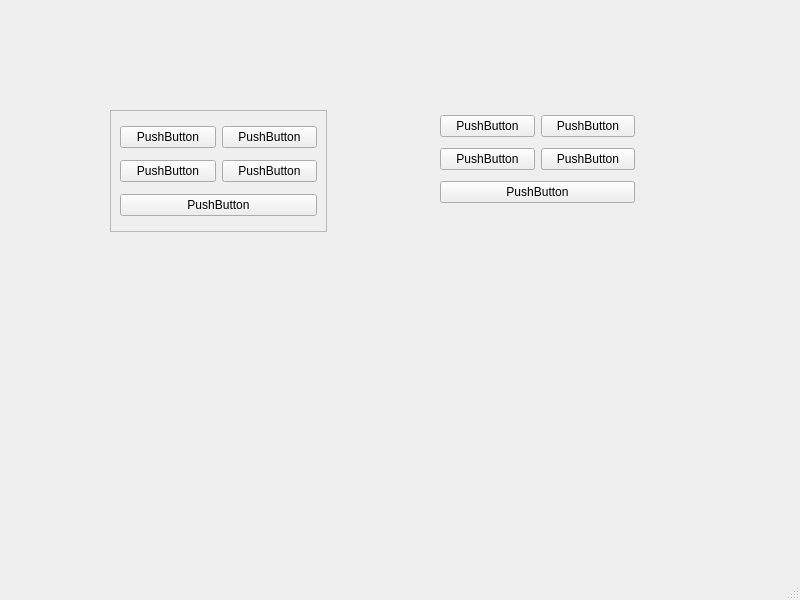
<?xml version="1.0" encoding="UTF-8"?>
<ui version="4.0">
 <class>MainWindow</class>
 <widget class="QMainWindow" name="MainWindow">
  <property name="geometry">
   <rect>
    <x>0</x>
    <y>0</y>
    <width>800</width>
    <height>600</height>
   </rect>
  </property>
  <property name="windowTitle">
   <string>MainWindow</string>
  </property>
  <widget class="QWidget" name="centralwidget">
   <widget class="QFrame" name="frame">
    <property name="geometry">
     <rect>
      <x>110</x>
      <y>110</y>
      <width>217</width>
      <height>122</height>
     </rect>
    </property>
    <property name="frameShape">
     <enum>QFrame::StyledPanel</enum>
    </property>
    <property name="frameShadow">
     <enum>QFrame::Raised</enum>
    </property>
    <layout class="QGridLayout" name="gridLayout">
     <item row="0" column="0">
      <widget class="QPushButton" name="pushButton">
       <property name="text">
        <string>PushButton</string>
       </property>
      </widget>
     </item>
     <item row="0" column="1">
      <widget class="QPushButton" name="pushButton_2">
       <property name="text">
        <string>PushButton</string>
       </property>
      </widget>
     </item>
     <item row="1" column="0">
      <widget class="QPushButton" name="pushButton_3">
       <property name="text">
        <string>PushButton</string>
       </property>
      </widget>
     </item>
     <item row="1" column="1">
      <widget class="QPushButton" name="pushButton_4">
       <property name="text">
        <string>PushButton</string>
       </property>
      </widget>
     </item>
     <item row="2" column="0" colspan="2">
      <widget class="QPushButton" name="pushButton_5">
       <property name="text">
        <string>PushButton</string>
       </property>
      </widget>
     </item>
    </layout>
   </widget>
   <widget class="QWidget" name="gridLayoutWidget">
    <property name="geometry">
     <rect>
      <x>440</x>
      <y>110</y>
      <width>195</width>
      <height>100</height>
     </rect>
    </property>
    <layout class="QGridLayout" name="gridLayout_2">
     <item row="0" column="0">
      <widget class="QPushButton" name="pushButton_6">
       <property name="text">
        <string>PushButton</string>
       </property>
      </widget>
     </item>
     <item row="1" column="0">
      <widget class="QPushButton" name="pushButton_8">
       <property name="text">
        <string>PushButton</string>
       </property>
      </widget>
     </item>
     <item row="0" column="1">
      <widget class="QPushButton" name="pushButton_7">
       <property name="text">
        <string>PushButton</string>
       </property>
      </widget>
     </item>
     <item row="1" column="1">
      <widget class="QPushButton" name="pushButton_9">
       <property name="text">
        <string>PushButton</string>
       </property>
      </widget>
     </item>
     <item row="2" column="0" colspan="2">
      <widget class="QPushButton" name="pushButton_10">
       <property name="text">
        <string>PushButton</string>
       </property>
      </widget>
     </item>
    </layout>
   </widget>
  </widget>
  <widget class="QMenuBar" name="menubar">
   <property name="geometry">
    <rect>
     <x>0</x>
     <y>0</y>
     <width>800</width>
     <height>26</height>
    </rect>
   </property>
  </widget>
  <widget class="QStatusBar" name="statusbar"/>
 </widget>
 <resources/>
 <connections/>
</ui>
